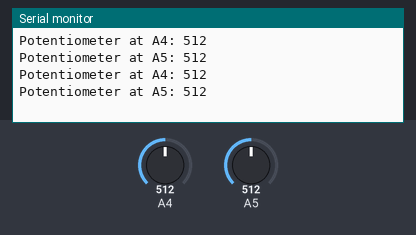
The sketch below on a simulated Arduino Uno, built with avr-gcc and run on an emulated ATmega328P. Shown: the last lines printed to the serial monitor. The test bench sets the inputs (shaded band); at power-on: A4 = 512, A5 = 512.

Above: at 1.8 s.
1.9 s: A4 set to 716
At 2.8 s:
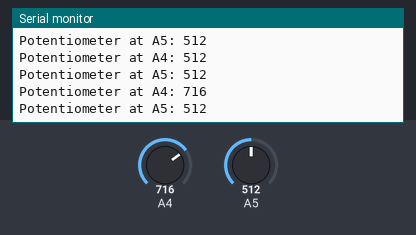
3.4 s: A5 set to 716
At 4.5 s:
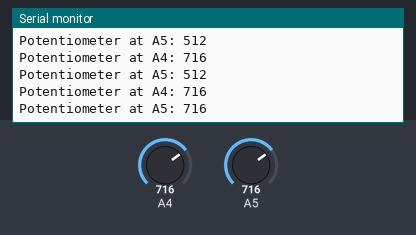
4.9 s: A4 set to 900
At 5.8 s:
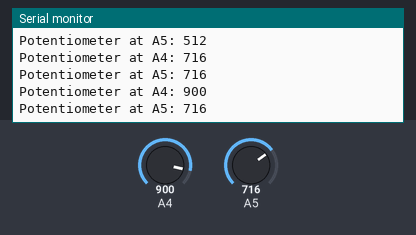
6.4 s: A5 set to 900
At 7.8 s:
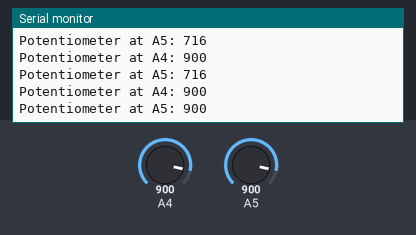
Timing chart, 0 to 8.9 s (numbered marks = the images above; inputs shaded):
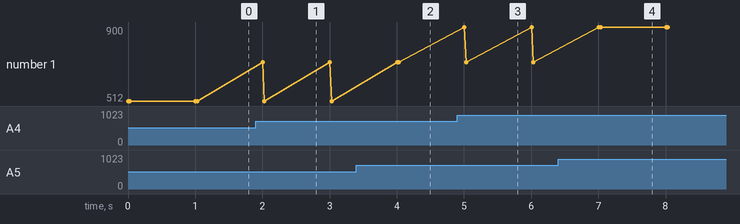

Measured:
- after the input at 1.9 s, the serial monitor: prints a new line after 0.10 s (image 1)
- after the input at 3.4 s, the serial monitor: prints a new line after 0.63 s (image 2)
- after the input at 4.9 s, the serial monitor: prints a new line after 0.10 s (image 3)
- after the input at 6.4 s, the serial monitor: prints a new line after 0.63 s (image 4)

The sketch:

potentiometerTest.ino
```cpp
  int potA4, potA5;

void setup() {
  // put your setup code here, to run once:
  Serial.begin(9600);
  pinMode(A4, INPUT);
  pinMode(A5, INPUT);
}

void loop()
{
  potA4 = analogRead(A4);
  potA5 = analogRead(A5);
  Serial.print("Potentiometer at A4: ");
  Serial.println(potA4);
  Serial.print("Potentiometer at A5: ");
  Serial.println(potA5);
  delay(1000);
}
```
